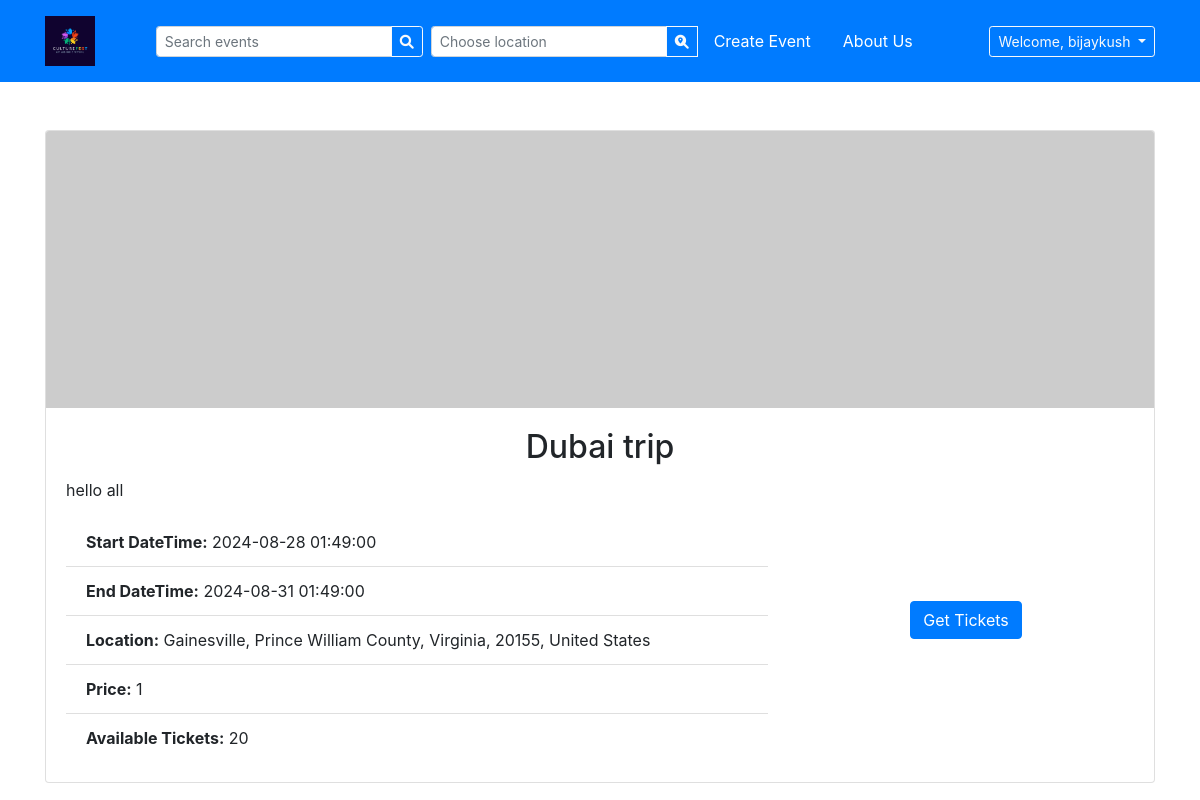
/event_detail.php?event_id=26 (signed in), run on the app's committed database.
### tables this page shows
CREATE TABLE `event` (
  `id` int(11) NOT NULL,
  `name` varchar(100) NOT NULL,
  `participant_count` int(11) NOT NULL,
  `description` varchar(500) NOT NULL,
  `venue` varchar(250) NOT NULL,
  `latitude` double NOT NULL,
  `longitude` double NOT NULL,
  `start_datetime` datetime NOT NULL,
  `end_datetime` datetime NOT NULL,
  `IsActive` tinyint(1) NOT NULL DEFAULT 1,
  `created_datetime` datetime NOT NULL,
  `created_by` int(11) NOT NULL,
  `price` double NOT NULL,
  `category_id` int(11) NOT NULL,
  `image_large` varchar(255) DEFAULT NULL,
  `image_small` varchar(255) DEFAULT NULL
);

### event_detail.php (the view, shortened to what this page needs)
<?php
require 'header.php';
$event_id = $_GET['event_id'];
$conn = getDB();
try {
    $stmt = $conn->prepare("SELECT * FROM event WHERE id = ?");
    $stmt->bind_param('i', $event_id);
    $stmt->execute();
    $event_result = $stmt->get_result();
    $event = $event_result->fetch_assoc();
    $stmt = $conn->prepare("SELECT SUM(num_tickets) as total_booked FROM booking WHERE event_id = ?");
    $stmt->bind_param('i', $event_id);
    $stmt->execute();
    $booking_result = $stmt->get_result();
    $booking_data = $booking_result->fetch_assoc();
    $total_booked = $booking_data['total_booked'] ?? 0;
    $available_tickets = max(0, $event['participant_count'] - $total_booked);
} catch (Exception $e) {
    die($e->getMessage());
}
?>
<div class="container mt-5">
    <div class="card">
        <?php if (!empty($event['image_large'])): ?>
            <img src="<?php echo htmlspecialchars($event['image_large']); ?>" class="card-img-top" alt="Event Image" style="width: 100%; height: auto;">
        <?php else: ?>
            <img src="https://via.placeholder.com/1200x300" class="card-img-top" alt="Placeholder Image" style="width: 100%; height: auto;">
        <?php endif; ?>
        <div class="card-body">
            <h2 class="card-title text-center"><?php echo htmlspecialchars($event['name']); ?></h2>
            <div class="row">
                <div class="col-md-8">
                    <p class="card-text"><?php echo nl2br(htmlspecialchars($event['description'])); ?></p>
                    <ul class="list-group list-group-flush">
                        <li class="list-group-item"><strong>Start DateTime:</strong> <?php echo htmlspecialchars($event['start_datetime']); ?></li>
                        <li class="list-group-item"><strong>End DateTime:</strong> <?php echo htmlspecialchars($event['end_datetime']); ?></li>
                        <li class="list-group-item"><strong>Location:</strong> <?php echo htmlspecialchars($event['venue']); ?></li>
                        <li class="list-group-item"><strong>Price:</strong> <?php echo htmlspecialchars($event['price']); ?></li>
                        <li class="list-group-item"><strong>Available Tickets:</strong> <?php echo $available_tickets; ?></li>
                    </ul>
                </div>
                <div class="col-md-4 text-center d-flex align-items-center justify-content-center">
                    <?php if (isset($_SESSION['userid'])): ?>
                        <button type="button" class="btn btn-primary" data-toggle="modal" data-target="#ticketModal">Get Tickets</button>
                    <?php else: ?>
                        <p class="text-danger">Please log in to book tickets.</p>
                    <?php endif; ?>
                </div>
            </div>
        </div>
    </div>
</div>
</body>
</html>

### data on the page
event: name "Dubai trip", description "hello all", start_datetime "2024-08-28 01:49:00", end_datetime "2024-08-31 01:49:00", venue "Gainesville, Prince William County, Virginia, 20155, United States", price "1", participant_count "20"

### other printed values
$_SESSION['username'] "bijaykush"
